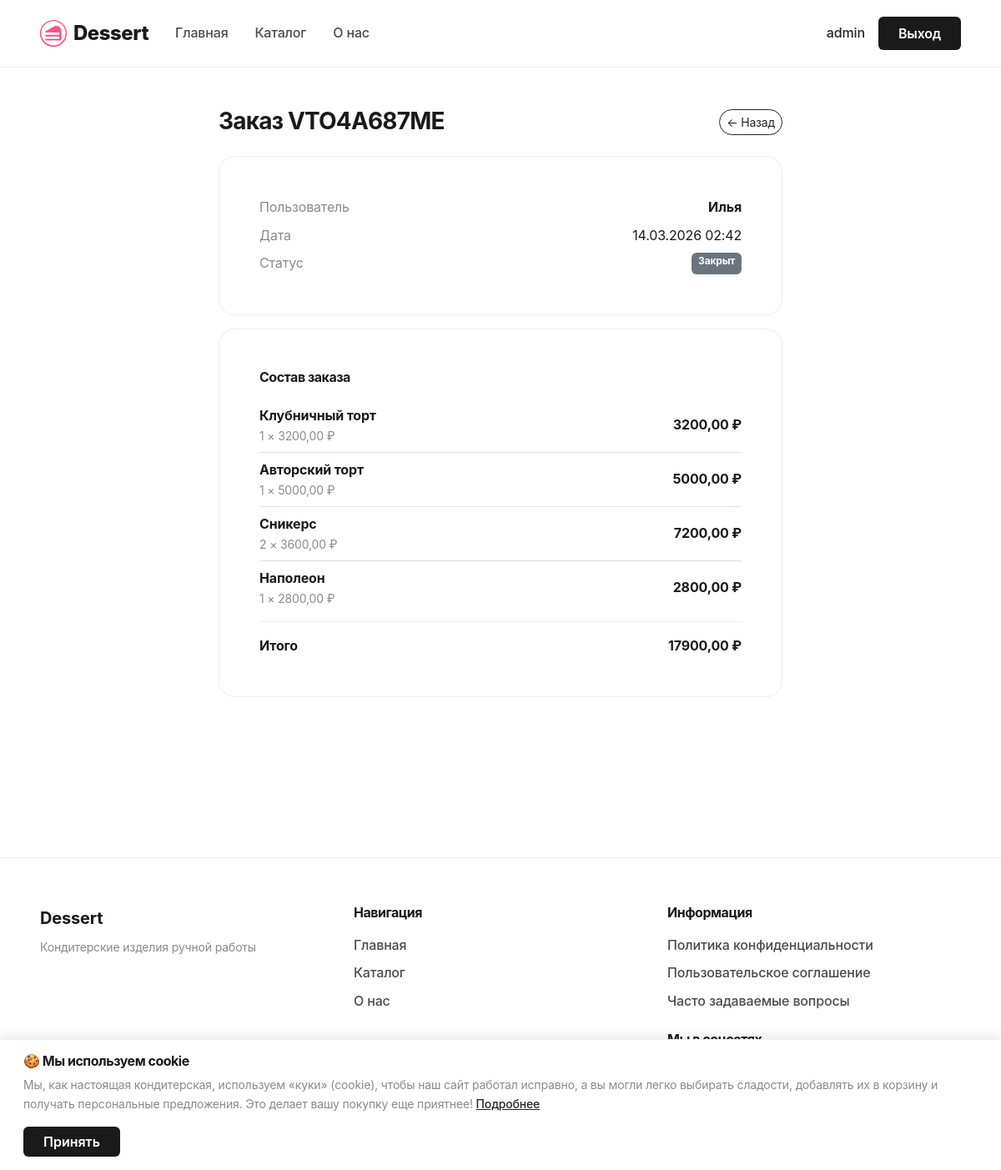
Page /admin-panel/order/19/ (signed in) on the committed database.
### shop/models.py (models this page shows, shortened)
class Order(models.Model):
    closed = models.BooleanField(default=False, verbose_name='Закрыт')
    user = models.ForeignKey(User, on_delete=models.CASCADE, verbose_name='Пользователь')
    order_number = models.CharField(max_length=20, unique=True, verbose_name='Номер заказа')
    total_price = models.DecimalField(max_digits=10, decimal_places=2, verbose_name='Сумма')
    created = models.DateTimeField(auto_now_add=True, verbose_name='Создан')
    class Meta:
        verbose_name = 'Заказ'
        verbose_name_plural = 'Заказы'
        ordering = ['-created']

class OrderItem(models.Model):
    order = models.ForeignKey(Order, related_name='items', on_delete=models.CASCADE, verbose_name='Заказ')
    product_name = models.CharField(max_length=200, verbose_name='Название товара')
    product_price = models.DecimalField(max_digits=10, decimal_places=2, verbose_name='Цена')
    quantity = models.PositiveIntegerField(verbose_name='Количество')
    class Meta:
        verbose_name = 'Элемент заказа'
        verbose_name_plural = 'Элементы заказа'
    def get_total_price(self):
        return self.product_price * self.quantity

### shop/admin_views.py (the view)
# urls.py: path('admin-panel/order/<int:order_id>/', order_detail, name='order_detail'),
@staff_member_required
def order_detail(request, order_id):
    order = get_object_or_404(Order, id=order_id)
    return render(request, 'admin_panel/order_detail.html', {'order': order})

### templates/admin_panel/order_detail.html (shortened to what this page needs)
{% extends "base.html" %}
{% block content %}
<section class="py-5">
    <div class="container" style="max-width: 700px;">
        <div class="d-flex align-items-center justify-content-between mb-4">
            <h1 class="h3 fw-bold mb-0">Заказ {{ order.order_number }}</h1>
            <a href="{% url 'admin_panel' %}" class="btn btn-outline-dark btn-sm rounded-pill">← Назад</a>
        </div>
        <div class="minimal-card mb-3">
            <div class="d-flex justify-content-between mb-2">
                <span class="text-muted">Пользователь</span>
                <span class="fw-bold">{{ order.user.username }}</span>
            </div>
            <div class="d-flex justify-content-between mb-2">
                <span class="text-muted">Дата</span>
                <span>{{ order.created|date:"d.m.Y H:i" }}</span>
            </div>
            <div class="d-flex justify-content-between">
                <span class="text-muted">Статус</span>
                {% if order.closed %}
                <span class="badge bg-secondary">Закрыт</span>
                {% else %}
                <span class="badge bg-success">Активен</span>
                {% endif %}
            </div>
        </div>
        <div class="minimal-card mb-3">
            <h2 class="h6 fw-bold mb-3">Состав заказа</h2>
            {% for item in order.items.all %}
            <div class="d-flex justify-content-between align-items-center py-2 {% if not forloop.last %}border-bottom{% endif %}" style="border-color: var(--border);">
                <div>
                    <div class="fw-bold">{{ item.product_name }}</div>
                    <div class="text-muted small">{{ item.quantity }} × {{ item.product_price }} ₽</div>
                </div>
                <div class="fw-bold">{{ item.get_total_price }} ₽</div>
            </div>
            {% endfor %}
            <div class="d-flex justify-content-between pt-3 mt-2" style="border-top: 1px solid var(--border);">
                <span class="fw-bold">Итого</span>
                <span class="fw-bold">{{ order.total_price }} ₽</span>
            </div>
        </div>
    </div>
</section>
{% endblock %}

### templates/base.html (shortened to what this page needs)
{% load static %}
<!doctype html>
<html lang="ru">
<head>
    <link href="{% static 'bootstrap.min.css' %}" rel="stylesheet">
    <link href="{% static 'css/main.css' %}" rel="stylesheet">
</head>
<body>
<nav class="navbar navbar-expand-lg sticky-top">
  <div class="container-fluid">
    <a class="navbar-brand d-flex align-items-center gap-2" href="/">
      <img src="{% static 'images/cake.png' %}" alt="Dessert" style="width: 32px; height: 32px;">
      <span>Dessert</span>
    </a>
    <div class="collapse navbar-collapse" id="navbarSupportedContent">
      <ul class="navbar-nav me-auto mb-2 mb-lg-0">
        <li class="nav-item">
          <a class="nav-link {% if request.resolver_match.url_name == 'index' %}active{% endif %}" {% if request.resolver_match.url_name == 'index' %}aria-current="page"{% endif %} href="{% url 'index' %}">Главная</a>
        </li>
        <li class="nav-item">
          <a class="nav-link {% if request.resolver_match.url_name == 'catalog' %}active{% endif %}" {% if request.resolver_match.url_name == 'catalog' %}aria-current="page"{% endif %} href="{% url 'catalog' %}">Каталог</a>
        </li>
        <li class="nav-item">
          <a class="nav-link {% if request.resolver_match.url_name == 'about' %}active{% endif %}" {% if request.resolver_match.url_name == 'about' %}aria-current="page"{% endif %} href="{% url 'about' %}">О нас</a>
        </li>
      </ul>
      <div class="d-flex align-items-center gap-3">
        {% if user.is_authenticated %}
          <a href="{% url 'profile' %}" class="text-decoration-none text-dark fw-medium">{{ user.username }}</a>
          <a href="{% url 'logout' %}" class="btn btn-dark px-4 py-2">Выход</a>
        {% else %}
          <a href="{% url 'login' %}" class="text-decoration-none text-dark fw-medium">Вход</a>
          <a href="{% url 'register' %}" class="btn btn-dark px-4 py-2">Регистрация</a>
        {% endif %}
      </div>
    </div>
  </div>
</nav>
    <main>
        {% block content %}
        {% endblock %}
    </main>
    <footer class="site-footer">
        <div class="container">
            <div class="row py-4">
                <div class="col-md-4 mb-3 mb-md-0">
                    <span class="fw-bold" style="font-size: 1.25rem;">Dessert</span>
                    <p class="text-muted small mt-2 mb-0">Кондитерские изделия ручной работы</p>
                </div>
                <div class="col-md-4 mb-3 mb-md-0">
                    <h6 class="fw-bold mb-3">Навигация</h6>
                    <ul class="list-unstyled">
                        <li class="mb-2"><a href="{% url 'index' %}" class="footer-link">Главная</a></li>
                        <li class="mb-2"><a href="{% url 'catalog' %}" class="footer-link">Каталог</a></li>
                        <li class="mb-2"><a href="{% url 'about' %}" class="footer-link">О нас</a></li>
                    </ul>
                </div>
                <div class="col-md-4">
                    <h6 class="fw-bold mb-3">Информация</h6>
                    <ul class="list-unstyled">
                        <li class="mb-2"><a href="{% url 'privacy' %}" class="footer-link">Политика конфиденциальности</a></li>
                        <li class="mb-2"><a href="{% url 'terms' %}" class="footer-link">Пользовательское соглашение</a></li>
                        <li class="mb-2"><a href="#" data-bs-toggle="modal" data-bs-target="#faqModal" class="footer-link">Часто задаваемые вопросы</a></li>
                    </ul>
                    <h6 class="fw-bold mb-3 mt-4">Мы в соцсетях</h6>
                    <div class="d-flex gap-3">
                        <a href="https://t.me/" target="_blank" class="text-dark" rel="nofollow">
                        </a>
                        <a href="https://vk.com/" target="_blank" class="text-dark" rel="nofollow">
                        </a>
                        <a href="https://ok.ru/" target="_blank" class="text-dark" rel="nofollow">
                        </a>
                    </div>
                </div>
            </div>
            <div class="row border-top pt-3" style="border-color: var(--border) !important;">
                <div class="col text-center">
                    <span class="text-muted small">© 2026 Dessert. Все права защищены.</span>
                </div>
            </div>
        </div>
    </footer>
    <div id="cookieNotice" class="position-fixed bottom-0 start-0 end-0 p-3" style="background: var(--surface); border-top: 1px solid var(--border); z-index: 9999; display: none; box-shadow: 0 -4px 12px rgba(0, 0, 0, 0.08);">
        <div class="container" style="max-width: 1400px;">
            <div class="d-flex align-items-center justify-content-between flex-wrap gap-3">
                <div>
                    <h6 class="fw-bold mb-2">🍪 Мы используем cookie</h6>
                    <p class="mb-0 text-muted small">
                        Мы, как настоящая кондитерская, используем «куки» (cookie), чтобы наш сайт работал исправно, а вы могли легко выбирать сладости, добавлять их в корзину и получать персональные предложения. Это делает вашу покупку еще приятнее!
                        <a href="{% url 'cookies' %}" class="text-dark fw-medium">Подробнее</a>
                    </p>
                </div>
                <button onclick="acceptCookies()" class="btn btn-dark px-4">Принять</button>
            </div>
        </div>
    </div>
</body>
</html>

### static/css/main.css (style rules this page uses)
:root { --bg-primary: #ffffff; --bg-secondary: #ffffff; --surface: #ffffff; --text-primary: #1a1a1a; --text-secondary: #4a4a4a; --text-muted: #8a8a8a; --border: rgba(0, 0, 0, 0.06); --border-hover: rgba(0, 0, 0, 0.12); --shadow-sm: 0 1px 3px rgba(0, 0, 0, 0.04); --shadow-md: 0 4px 12px rgba(0, 0, 0, 0.06); --shadow-lg: 0 12px 40px rgba(0, 0, 0, 0.08); }
* { font-family: -apple-system, BlinkMacSystemFont, 'Segoe UI', Roboto, 'Helvetica Neue', Arial, sans-serif; }
body { background: var(--surface); color: var(--text-primary); font-weight: 400; letter-spacing: -0.01em; line-height: 1.6; }
.navbar { background: var(--surface) !important; border-bottom: 1px solid var(--border); padding: 1rem 0 !important; transition: all 0.3s ease; }
.navbar .container-fluid { max-width: 1400px; padding: 0 3rem; }
.navbar-brand { font-size: 1.5rem; font-weight: 800; letter-spacing: -0.02em; color: var(--text-primary) !important; text-decoration: none; transition: opacity 0.2s ease; }
.nav-link { color: var(--text-secondary) !important; font-weight: 500; font-size: 1rem; padding: 0.5rem 1rem !important; transition: color 0.2s ease; }
.btn-dark { background: var(--text-primary); border: none; font-weight: 600; transition: all 0.2s ease; }
.premium-card, .minimal-card { background: var(--surface); border: 1px solid var(--border); border-radius: 20px; padding: 3rem; transition: all 0.3s ease; }
.site-footer { background: var(--surface); border-top: 1px solid var(--border); padding: 2rem 0; margin-top: 8rem; }
.site-footer .container { max-width: 1400px; padding: 0 3rem; }
.site-footer .footer-link { color: var(--text-secondary); text-decoration: none; font-weight: 500; transition: color 0.2s ease; }
h1, h2, h3, h4, h5, h6 { font-weight: 700; letter-spacing: -0.03em; line-height: 1.2; }
.text-muted { color: var(--text-muted) !important; }

### rows in the picture
Order: order_number "VTO4A687ME", user.username "Илья", created "14.03.2026 02:42", total_price "17900,00"
OrderItem: product_name "Клубничный торт", quantity "1", product_price "3200,00", get_total_price "3200,00"
OrderItem: product_name "Авторский торт", quantity "1", product_price "5000,00", get_total_price "5000,00"
OrderItem: product_name "Сникерс", quantity "2", product_price "3600,00", get_total_price "7200,00"
OrderItem: product_name "Наполеон", quantity "1", product_price "2800,00", get_total_price "2800,00"

### other values in the picture
{{ user.username }} "admin"
